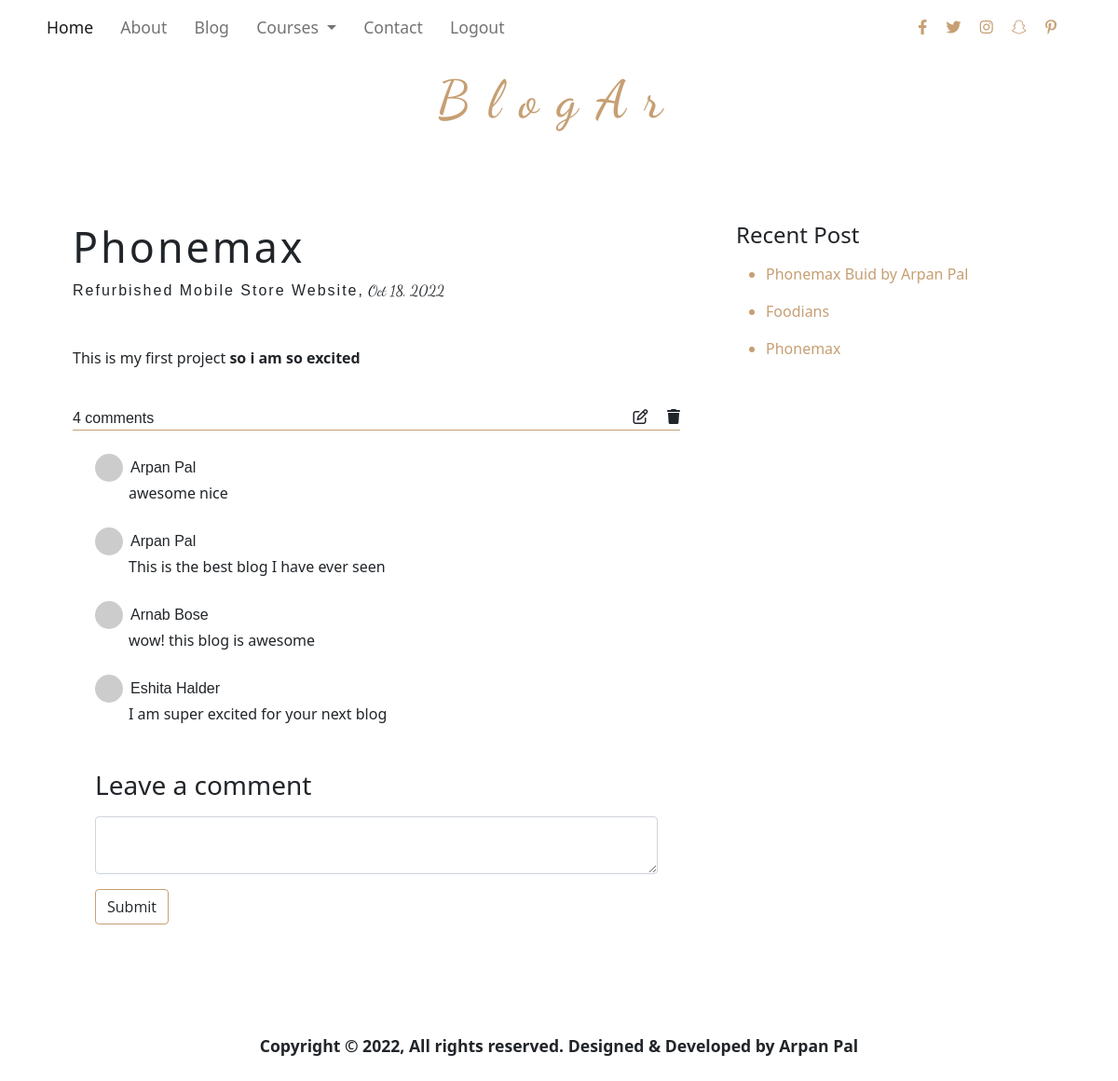
Page /blog/1 (signed in) on the committed database.
### main.py (models this page shows)
class Blog(db.Model, UserMixin):
    __tablename__ = 'blog'
    id = Column(Integer, primary_key=True)
    title = Column(String(250))
    subtitle = Column(String(250))
    date = Column(String(20))
    body = Column(String(250))
    blogs = relationship('Comment', cascade='all, delete', backref='blog', lazy=True)

class Comment(db.Model, UserMixin):
    __tablename__ = 'comment'
    id = Column(Integer, primary_key=True)
    text = Column(String(250))
    user_id = Column(Integer, ForeignKey('user.id'))
    blog_id = Column(Integer, ForeignKey('blog.id'))

class User(db.Model, UserMixin):
    __tablename__ = 'user'
    id = Column(Integer, primary_key=True)
    name = Column(String(50))
    email = Column(String(50))
    password = Column(String(50))
    comments = relationship('Comment', cascade='all, delete', backref='user', lazy=True)

### main.py (the view, shortened to what this page needs)
@app.route("/blog/<int:id>", methods=["POST", "GET"])
def blog_details(id):
    individual_blog = Blog.query.get(id)
    blogs = db.session.query(Blog).all()
    commentform = CommentForm()
    comments = Comment.query.filter_by(blog_id=id).all()
    print(comments)
    return render_template("blog_details.html", blog=individual_blog, blogs=blogs, current_user=current_user,
                           form=commentform, comments=comments, gravatar=gravatar)

### form.py
class CommentForm(FlaskForm):
    body = TextAreaField(label="Enter your comment here", validators=[DataRequired()])

### main.py (called while the page is built)
@login_manager.user_loader
def load_user(user_id):
    return User.query.get(user_id)

### templates/blog_details.html (shortened to what this page needs)
{% extends 'base.html' %}
{% block body %}
<div class="container mt-5 p-5">
    <div class="row">
        <div class="col-lg-8 col-sm-12 pe-5">
            <div class="post mb-3">
                <p class="h2 heading_blog"><a href="{{ url_for('blog_details', id=blog.id) }}">{{blog.title}}</a></p>
                <p><span style="letter-spacing: 2px;">{{blog.subtitle}},</span><span style="font-family: 'Dancing Script', cursive;"> {{blog.date}}</span></p>
                <p class="mt-5"><span style="font-size: 1.9rem;">{{blog.body|safe}}</span></p>
                <br>
                {% if comments|count > 1 %}
                <span>{{comments|count}} comments</span>
                {% else %}
                <span>{{comments|count}} comment</span>
                {% endif %}
                {% if current_user.id == 1 %}
                <span style="float: right;"><a href="{{ url_for('update', id=blog.id) }}"><i
                            class="fa-regular fa-pen-to-square"></i></a> <a href="{{ url_for('delete',id=blog.id) }}"><i
                            class="fa-solid fa-trash ms-3"></i></a></span>
                {% endif %}
            </div>
            <div class="container mt-3 mb-3">
                    {% for comment in comments %}
                    <div class="comment">
                    <img src="{{comment.user.email|gravatar}}" alt="" height="30px" width="30px"
                        style="border-radius: 50%;"><span class="ms-2">{{comment.user.name|title}}</span>
                    <p class="" style="margin-left: 36px;">{{comment.text}}</p>
                </div>
                    {% endfor %}
            </div>
            <div class="container w-100">
                <form action="" method="post" class="mt-5">
                    <label for="comment" class="h3 mb-3 p-0">Leave a comment</label>
                    {{form.body(class="form-control")}}
                    {% if not current_user.is_authenticated: %}
                    <a href="" class="btn mt-3" disabled="true" onclick=notice()>Submit</a>
                    {% else: %}
                    <button type="submit" class="btn mt-3">Submit</button>
                    {% endif %}
                </form>
            </div>
        </div>
        <div class="col-lg-4 col-sm-12">
            <div class="h4">Recent Post</div>
            <ul>
                {% if blogs|length >5 %}
                {% for blog in blogs[:-6:-1] %}
                <li class="blog_title mt-3"><a href="{{ url_for('blog_details', id=blog.id) }}">{{blog.title}}</a></li>
                {% endfor %}
                {% else %}
                {% for blog in blogs[::-1] %}
                <li class="blog_title mt-3"><a href="{{ url_for('blog_details', id=blog.id) }}">{{blog.title}}</a></li>
                {% endfor %}
                {% endif %}
            </ul>
        </div>
    </div>
</div>
<div class="container mt-5 footer">
    <p class="text-center mt-3">Copyright © 2022, All rights reserved. Designed & Developed by Arpan Pal</p>
  </div>
{% endblock body %}

### static/css/style.css (style rules this page uses)
* { padding: 0; margin: 0; box-sizing: border-box; }
i { cursor: pointer; }
.btn { border: 1px solid #c69f73; font-family: 'Open Sans', sans-serif; }
span { font-family: 'Source Sans Pro', sans-serif; }
.footer { width: 100%; height: 9vh; padding-top: 5px; font-size: 1.1rem; font-weight: bold; }
.heading_blog a { font-size: 2.8rem; color: #212529; text-decoration: none; letter-spacing: 3px; }
.post { border-bottom: 1px solid #c69f73; }
.blog_title a,li { color: #c69f73; text-decoration: none; }
.post span i { cursor: pointer; }
.post span a { color: #212529; text-decoration: none; }
.comment { margin-top: 25px; }

### rows in the picture
Blog: title "Phonemax", subtitle "Refurbished Mobile Store Website", date "Oct 18, 2022", body "This is my first project so i am so excited"
Comment: user.name "Arpan Pal", text "awesome nice"
Comment: user.name "Arpan Pal", text "This is the best blog I have ever seen"
Comment: user.name "Arnab Bose", text "wow! this blog is awesome"
Comment: user.name "Eshita Halder", text "I am super excited for your next blog"
Blog: title "Phonemax Buid by Arpan Pal"
Blog: title "Foodians"

### other values in the picture
{{ comments|count }} "4"
